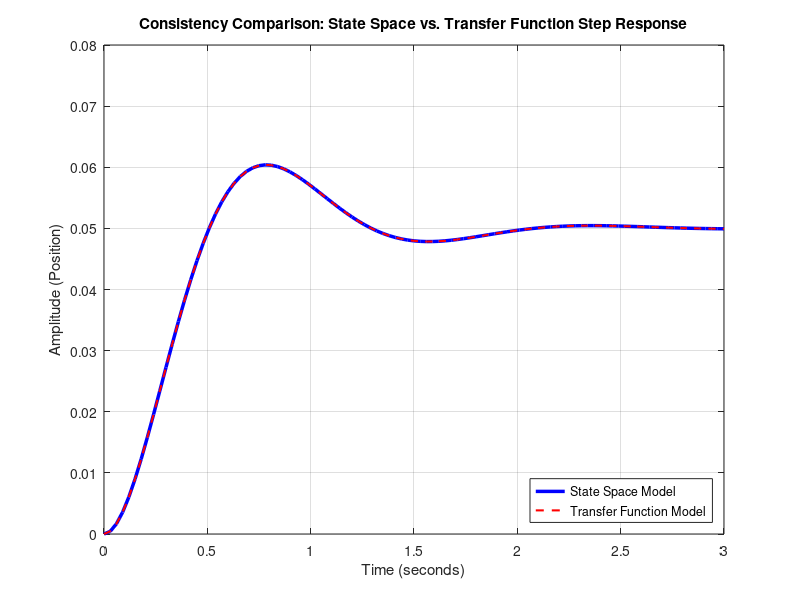

The MATLAB source for this figure:
clear; clc; close all;

A = [0, 1; -20, -4];
B = [0; 1];
C = [1, 0];
D = 0;

sys_ss = ss(A, B, C, D);
disp(sys_ss);

figure;
[y_ss, t_ss] = step(sys_ss);

plot(t_ss, y_ss, 'b-', 'LineWidth', 2.5, 'DisplayName', 'State Space Model');
hold on;

sys_tf = tf(sys_ss);
disp(sys_tf);

[y_tf, t_tf] = step(sys_tf, t_ss);

plot(t_tf, y_tf, 'r--', 'LineWidth', 1.5, 'DisplayName', 'Transfer Function Model');
grid on;

title('Consistency Comparison: State Space vs. Transfer Function Step Response');
xlabel('Time (seconds)');
ylabel('Amplitude (Position)');
legend('Location', 'southeast');
